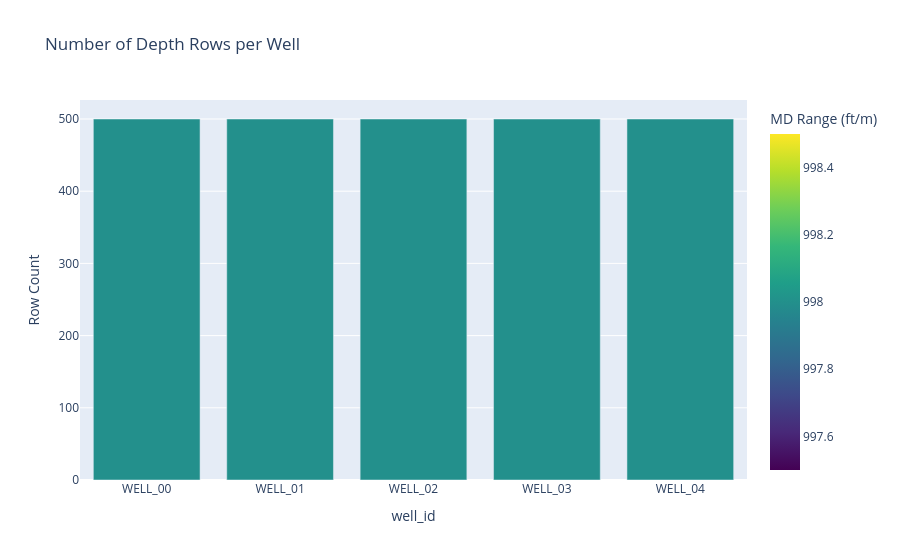

Notebook source saved alongside this figure:
### Markdown cell above
## 4. Well-Level Statistics

### Code cell
well_stats = train.groupby(WELL_COL).agg(
    n_rows=('md', 'count'),
    md_min=('md', 'min'),
    md_max=('md', 'max'),
    md_range=('md', lambda x: x.max() - x.min()),
).reset_index()

display(well_stats)

fig = px.bar(
    well_stats, x=WELL_COL, y='n_rows',
    title='Number of Depth Rows per Well',
    color='md_range',
    color_continuous_scale='Viridis',
    labels={'n_rows': 'Row Count', 'md_range': 'MD Range (ft/m)'},
)
fig.show()

### Figure 1 — Plotly figure (JSON) as saved in the notebook; plotly's stock layout.template omitted (floating-point values rounded to 4 significant figures)
{"data": [{"hovertemplate": "well_id=%{x}<br>Row Count=%{y}<br>MD Range (ft/m)=%{marker.color}<extra></extra>", "legendgroup": "", "marker": {"color": [998, 998, 998, 998, 998], "coloraxis": "coloraxis", "pattern": {"shape": ""}}, "name": "", "orientation": "v", "showlegend": false, "textposition": "auto", "type": "bar", "x": ["WELL_00", "WELL_01", "WELL_02", "WELL_03", "WELL_04"], "xaxis": "x", "y": [500, 500, 500, 500, 500], "yaxis": "y"}], "layout": {"barmode": "relative", "coloraxis": {"colorbar": {"title": {"text": "MD Range (ft/m)"}}, "colorscale": [[0, "#440154"], [0.1111, "#482878"], [0.2222, "#3e4989"], [0.3333, "#31688e"], [0.4444, "#26828e"], [0.5556, "#1f9e89"], [0.6667, "#35b779"], [0.7778, "#6ece58"], [0.8889, "#b5de2b"], [1, "#fde725"]]}, "legend": {"tracegroupgap": 0}, "title": {"text": "Number of Depth Rows per Well"}, "xaxis": {"anchor": "y", "domain": [0, 1], "title": {"text": "well_id"}}, "yaxis": {"anchor": "x", "domain": [0, 1], "title": {"text": "Row Count"}}}}
